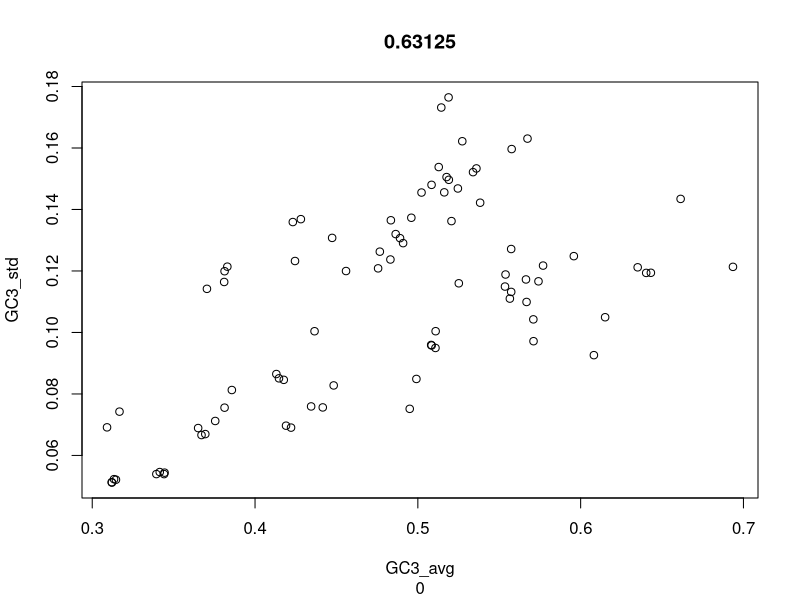

Write the R code that produced this figure. (Note: this script raises an error after producing the figure.)
#!/usr/bin/Rscript
args = commandArgs(TRUE)

buc = read.table("../final_output_2.txt", sep="\t", header=T)
bio = read.csv("../life_history_traits.csv")
biobuc = merge(bio,buc, by.x="focal", by.y="dataset")

attach(biobuc)
names(biobuc)

# plot 1: %GC3_avg, %GC3_std
plot(GC3_avg, GC3_std, sub=round(cor.test(GC3_avg, GC3_std)$p.val, 5), main=round(cor.test(GC3_avg, GC3_std)$estimate, 5))

# plot 2: log(juvenile's size), correlation(ENc' ~ expression)
plot(log(juvSize), r_expression_ENcP, sub=round(cor.test(log(juvSize), r_expression_ENcP)$p.val, 5), main=(round(cor.test(log(juvSize), r_expression_ENcP)$estimate^2, 5)))
text(log(juvSize), r_expression_ENcP, sub=cor.test(log(juvSize), r_expression_ENcP)$p.val, main=(cor.test(log(juvSize), r_expression_ENcP)$estimate)^2, focal)

# plot 3: piS, correlation(ENc' ~ expression)
plot(piS, r_expression_ENcP, sub=round(cor.test(piS, r_expression_ENcP)$p.val, 5), main=(round(cor.test(piS, r_expression_ENcP)$estimate^2, 5)))
text(log(piS), r_expression_ENcP, sub=cor.test(log(piS), r_expression_ENcP)$p.val, main=cor.test(log(piS), r_expression_ENcP)$estimate, focal)

# plot 4: longevity, correlation(ENc' ~ expression)
plot(log(longevity), r_expression_ENcP, sub=round(cor.test(log(longevity), r_expression_ENcP)$p.val, 5), main=(round(cor.test(log(longevity), r_expression_ENcP, method="kendall")$estimate^2, 5)), bg='grey60', pch=21, cex=1.5)
abline(lm(r_expression_ENcP~log(longevity)), col='red')

dev.print(pdf,'../figures/longevityBuc.pdf')

